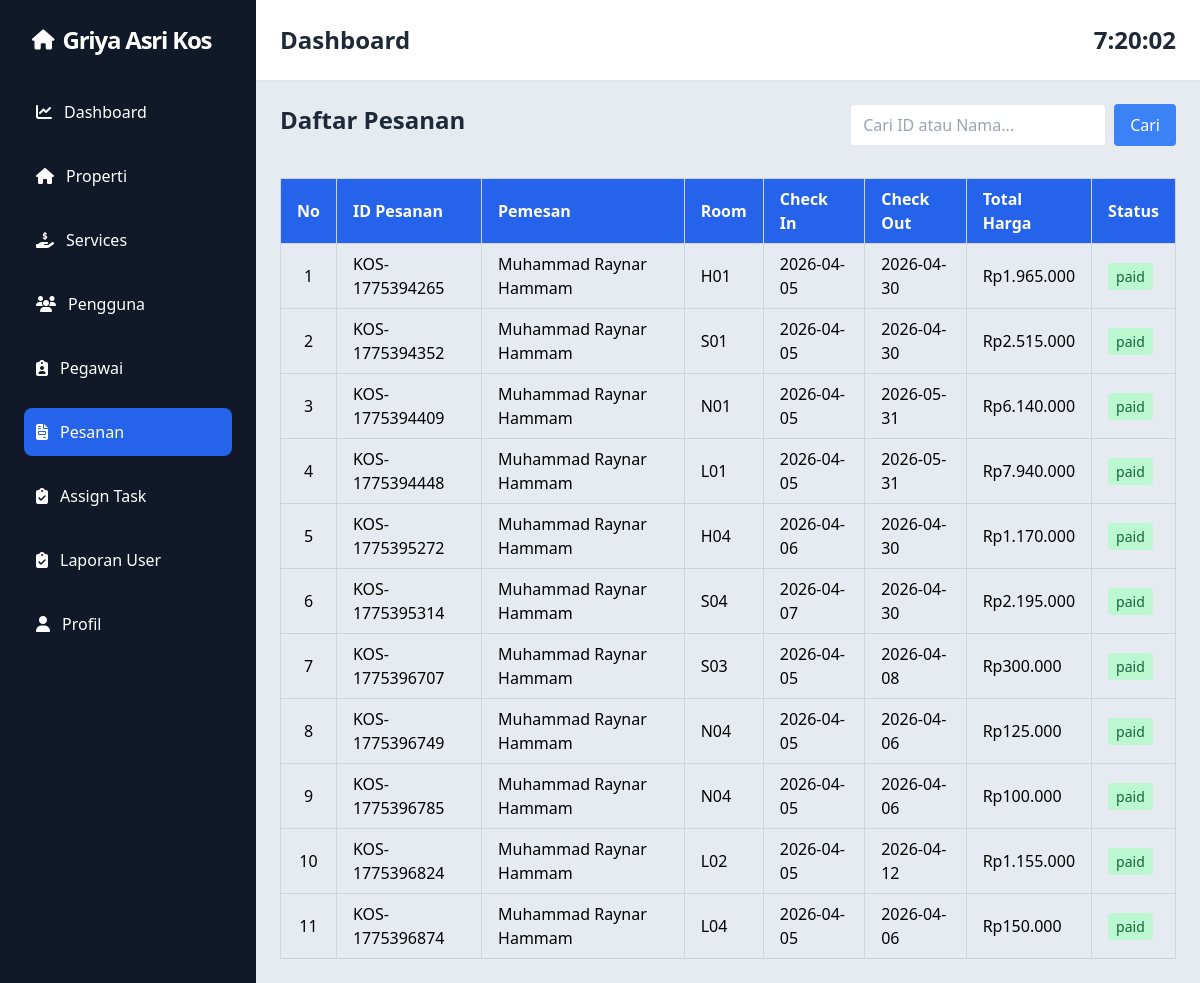
The app's page /admin/list-pesanan.php with its own data.
### tables this page shows
CREATE TABLE `settings` (
  `key` varchar(100) NOT NULL,
  `value` text DEFAULT NULL
);

CREATE TABLE `bookings` (
  `id` varchar(50) NOT NULL,
  `user_id` bigint(20) UNSIGNED NOT NULL,
  `room_id` bigint(20) UNSIGNED NOT NULL,
  `check_in` date NOT NULL,
  `check_out` date NOT NULL,
  `total_price` int(11) NOT NULL,
  `status` enum('pending','paid','expired','canceled') NOT NULL,
  `payment_token` varchar(255) DEFAULT NULL,
  `created_at` timestamp NULL DEFAULT NULL,
  `updated_at` timestamp NULL DEFAULT NULL
);

CREATE TABLE `users` (
  `id` bigint(20) UNSIGNED NOT NULL,
  `name` varchar(255) NOT NULL,
  `nickname` varchar(255) NOT NULL,
  `full_name_ktp` varchar(255) DEFAULT NULL,
  `email` varchar(255) NOT NULL,
  `address` text DEFAULT NULL,
  `phone` varchar(255) DEFAULT NULL,
  `email_verified_at` timestamp NULL DEFAULT NULL,
  `password` varchar(255) NOT NULL,
  `ktp_photo` varchar(255) DEFAULT NULL,
  `selfie_photo` varchar(255) DEFAULT NULL,
  `is_verified` enum('pending','verified','rejected') DEFAULT NULL,
  `role` enum('admin','pegawai','penyewa') NOT NULL DEFAULT 'penyewa',
  `gender` enum('Laki-laki','Perempuan') DEFAULT NULL,
  `birth_date` date DEFAULT NULL,
  `remember_token` varchar(100) DEFAULT NULL,
  `created_at` timestamp NULL DEFAULT NULL,
  `updated_at` timestamp NULL DEFAULT NULL
);

CREATE TABLE `rooms` (
  `id` bigint(20) UNSIGNED NOT NULL,
  `room_type_id` bigint(20) UNSIGNED NOT NULL,
  `room_number` varchar(255) NOT NULL,
  `gender_type` enum('Putra','Putri') NOT NULL,
  `price` int(11) NOT NULL,
  `rating` decimal(2,1) NOT NULL DEFAULT 0.0,
  `facilities` text NOT NULL,
  `area_size` varchar(255) NOT NULL,
  `is_electric_included` tinyint(1) NOT NULL DEFAULT 0,
  `is_water_included` tinyint(1) NOT NULL DEFAULT 1,
  `room_rules` text NOT NULL,
  `status` enum('available','occupied','maintenance') NOT NULL DEFAULT 'available',
  `created_at` timestamp NULL DEFAULT NULL,
  `updated_at` timestamp NULL DEFAULT NULL
);

### config/database.php (called while the page is built, shortened)
<?php
function getSetting($conn, $key)
{
    $stmt = $conn->prepare("SELECT value FROM settings WHERE `key`=?");
    $stmt->bind_param("s", $key);
    $stmt->execute();
    $result = $stmt->get_result()->fetch_assoc();
    return $result['value'] ?? '';
}

### admin/list-pesanan.php (the view, shortened to what this page needs)
<?php
include '../config/database.php';
$sql = "SELECT
            bookings.*,
            users.full_name_ktp AS user_name,
            rooms.room_number
        FROM bookings
        JOIN users ON bookings.user_id = users.id
        JOIN rooms ON bookings.room_id = rooms.id";
$stmt = $conn->prepare($sql);
$stmt->execute();
$result = $stmt->get_result();
?>
<div class="">
    <div class="header-content flex justify-between mb-4 align-middle">
        <h1 class="text-2xl font-bold text-gray-800">Daftar Pesanan</h1>
        <form method="GET" class="mb-4 flex gap-2">
            <input
                type="text"
                name="search"
                placeholder="Cari ID atau Nama..."
                value="<?= isset($_GET['search']) ? htmlspecialchars($_GET['search']) : '' ?>"
                class="border px-3 py-2 rounded w-64">
            <button type="submit" class="bg-blue-500 text-white px-4 py-2 rounded">
                Cari
            </button>
        </form>
    </div>
    <table class="w-full border-collapse border border-gray-300">
        <thead class="bg-blue-600 text-white">
            <tr>
                <th class="border border-gray-300 px-4 py-2 text-center">No</th>
                <th class="border border-gray-300 px-4 py-2 text-left">ID Pesanan</th>
                <th class="border border-gray-300 px-4 py-2 text-left">Pemesan</th>
                <th class="border border-gray-300 px-4 py-2 text-left">Room</th>
                <th class="border border-gray-300 px-4 py-2 text-left">Check In</th>
                <th class="border border-gray-300 px-4 py-2 text-left">Check Out</th>
                <th class="border border-gray-300 px-4 py-2 text-left">Total Harga</th>
                <th class="border border-gray-300 px-4 py-2 text-left">Status</th>
            </tr>
        </thead>
        <tbody>
            <?php
            if ($result->num_rows > 0) {
                $no = 1;
                while ($row = $result->fetch_assoc()) {
                    echo "<tr class='hover:bg-gray-100 border-b border-gray-300'>";
                    echo "<td class='border border-gray-300 px-4 py-2 text-center'>" . $no++ . "</td>";
                    echo "<td class='border border-gray-300 px-4 py-2'>" . htmlspecialchars($row['id']) . "</td>";
                    echo "<td class='border border-gray-300 px-4 py-2'>" . htmlspecialchars($row['user_name']) . "</td>";
                    echo "<td class='border border-gray-300 px-4 py-2'>" . htmlspecialchars($row['room_number']) . "</td>";
                    echo "<td class='border border-gray-300 px-4 py-2'>" . htmlspecialchars($row['check_in']) . "</td>";
                    echo "<td class='border border-gray-300 px-4 py-2'>" . htmlspecialchars($row['check_out']) . "</td>";
                    echo "<td class='border border-gray-300 px-4 py-2'>Rp" . number_format($row['total_price'], 0, ',', '.') . "</td>";
                    echo "<td class='border border-gray-300 px-4 py-2'><span class='px-2 py-1 rounded text-sm " . ($row['status'] === 'paid' ? 'bg-green-200 text-green-800' : ($row['status'] === 'pending' ? 'bg-yellow-200 text-yellow-800' : 'bg-red-200 text-red-800')) . "'>" . htmlspecialchars($row['status']) . "</span></td>";
                    echo "</tr>";
                }
            } else {
                echo "<tr><td colspan='6' class='py-3' style='text-align:center;'>Tidak ada data pesanan</td></tr>";
            }
            ?>
</div>
<?php
$content = ob_get_clean();
$pesananactive = "active";
include 'layouts/app.php';
?>

### admin/layouts/app.php (shortened to what this page needs)
<!DOCTYPE html>
<html lang="id">
<head>
    <script src="https://cdn.tailwindcss.com"></script>
    <link rel="stylesheet" href="https://cdnjs.cloudflare.com/ajax/libs/font-awesome/6.4.0/css/all.min.css">
</head>
<body class="bg-gray-100" onload="startTime()">
    <div class="flex h-screen">
        <div class="w-64 bg-gray-900 text-white p-6">
            <a href="index.php" class="flex gap-2 mb-8 items-center mx-2">
                <i class="fas fa-home text-white text-xl"></i>
                <h1 class="text-2xl font-black text-primary tracking-tighter flex items-center gap-2"><?= getSetting($conn, 'site_title'); ?></h1>
            </a>
            <nav class="space-y-4">
                <a href="index.php" class="<?= $indexactive ?> flex items-center space-x-3 p-3 hover:bg-gray-800 rounded-lg transition">
                    <i class="fas fa-chart-line"></i>
                    <span>Dashboard</span>
                </a>
                <a href="list-properti.php" class="<?= $propertiactive ?> flex items-center space-x-3 p-3 hover:bg-gray-800 rounded-lg transition">
                    <i class="fas fa-home"></i>
                    <span>Properti</span>
                </a>
                <a href="list-service.php" class="<?= $serviceactive ?> flex items-center space-x-3 p-3 hover:bg-gray-800 rounded-lg transition">
                    <i class="fa-solid fa-hand-holding-dollar"></i>
                    <span>Services</span>
                </a>
                <a href="list-user.php" class="<?= $useractive ?> flex items-center space-x-3 p-3 hover:bg-gray-800 rounded-lg transition">
                    <i class="fas fa-users"></i>
                    <span>Pengguna</span>
                </a>
                <a href="pegawai.php" class="<?= $pegawaiactive ?> flex items-center space-x-3 p-3 hover:bg-gray-800 rounded-lg transition">
                    <i class="fa-solid fa-clipboard-user"></i>
                    <span>Pegawai</span>
                </a>
                <a href="list-pesanan.php" class="<?= $pesananactive ?> flex items-center space-x-3 p-3 hover:bg-gray-800 rounded-lg transition">
                    <i class="fas fa-file-invoice"></i>
                    <span>Pesanan</span>
                </a>
                <a href="assign-task.php" class="<?= $taskactive ?> flex items-center space-x-3 p-3 hover:bg-gray-800 rounded-lg transition">
                    <i class="fa-solid fa-clipboard-check"></i>
                    <span>Assign Task</span>
                </a>
                <a href="user-report.php" class="<?= $reportactive ?> flex items-center space-x-3 p-3 hover:bg-gray-800 rounded-lg transition">
                    <i class="fa-solid fa-clipboard-check"></i>
                    <span>Laporan User</span>
                </a>
                <a href="profile.php" class="<?= $profileactive ?> flex items-center space-x-3 p-3 hover:bg-gray-800 rounded-lg transition">
                    <i class="fas fa-user"></i>
                    <span>Profil</span>
                </a>
            </nav>
        </div>
        <div class="flex-1 flex flex-col">
            <div class="bg-white shadow p-6 flex justify-between items-center">
                <h2 class="text-2xl font-bold text-gray-800">Dashboard</h2>
                <div class="text-2xl font-bold text-gray-800" id="jam"></div>
            </div>
            <div class="flex-1 overflow-auto p-6 bg-slate-200/75">
                <?= $content ?>
            </div>
        </div>
    </div>
</body>
</html>

### admin/layouts/app.php (style rules this page uses)
.active { background-color: #2563eb; border-radius: 0.5rem; }

### records on screen
settings: value "Griya Asri Kos"
bookings: id "KOS-1775394265", user.full_name_ktp "Muhammad Raynar Hammam", room.room_number "H01", check_in "2026-04-05", check_out "2026-04-30", total_price "1.965.000", status "paid"
bookings: id "KOS-1775394352", user.full_name_ktp "Muhammad Raynar Hammam", room.room_number "S01", check_in "2026-04-05", check_out "2026-04-30", total_price "2.515.000", status "paid"
bookings: id "KOS-1775394409", user.full_name_ktp "Muhammad Raynar Hammam", room.room_number "N01", check_in "2026-04-05", check_out "2026-05-31", total_price "6.140.000", status "paid"
bookings: id "KOS-1775394448", user.full_name_ktp "Muhammad Raynar Hammam", room.room_number "L01", check_in "2026-04-05", check_out "2026-05-31", total_price "7.940.000", status "paid"
bookings: id "KOS-1775395272", user.full_name_ktp "Muhammad Raynar Hammam", room.room_number "H04", check_in "2026-04-06", check_out "2026-04-30", total_price "1.170.000", status "paid"
bookings: id "KOS-1775395314", user.full_name_ktp "Muhammad Raynar Hammam", room.room_number "S04", check_in "2026-04-07", check_out "2026-04-30", total_price "2.195.000", status "paid"
bookings: id "KOS-1775396707", user.full_name_ktp "Muhammad Raynar Hammam", room.room_number "S03", check_in "2026-04-05", check_out "2026-04-08", total_price "300.000", status "paid"
bookings: id "KOS-1775396749", user.full_name_ktp "Muhammad Raynar Hammam", room.room_number "N04", check_in "2026-04-05", check_out "2026-04-06", total_price "125.000", status "paid"
bookings: id "KOS-1775396785", user.full_name_ktp "Muhammad Raynar Hammam", room.room_number "N04", check_in "2026-04-05", check_out "2026-04-06", total_price "100.000", status "paid"
bookings: id "KOS-1775396824", user.full_name_ktp "Muhammad Raynar Hammam", room.room_number "L02", check_in "2026-04-05", check_out "2026-04-12", total_price "1.155.000", status "paid"
bookings: id "KOS-1775396874", user.full_name_ktp "Muhammad Raynar Hammam", room.room_number "L04", check_in "2026-04-05", check_out "2026-04-06", total_price "150.000", status "paid"
